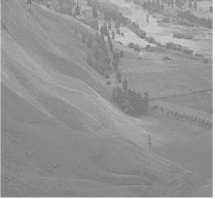
#> input picture d.png, 215 x 199 px
$ python '과제-2.py'
#> lines starting #> are read from the running program, lines starting #| are printed output that depends on the picture
import cv2
import numpy as np

img = cv2.imread('d.png',0)
#> img is the input picture: shape (199, 215); min 114, max 255, mean 148.8
img = cv2.imread('d.png',0)
equ = cv2.equalizeHist(img)
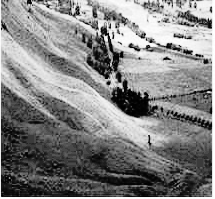
#> equ: shape (199, 215); min 0, max 255, mean 130.7
res = np.hstack((img,equ)) #stacking images side-by-side
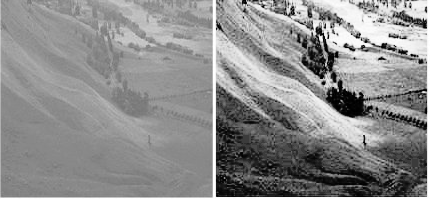
#> res: shape (199, 430); min 0, max 255, mean 139.7
cv2.imwrite('res.png',res)
